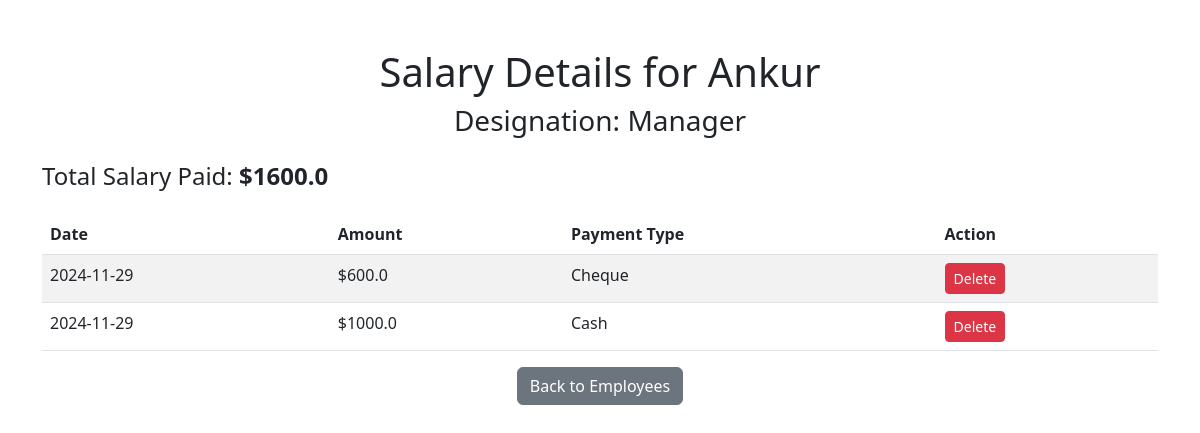
The app's page /salary_details/3 with its own data.
### tables this page shows
CREATE TABLE employees (
    id INTEGER PRIMARY KEY AUTOINCREMENT,
    name TEXT NOT NULL,
    designation TEXT NOT NULL
);

CREATE TABLE employee_salaries (
    id INTEGER PRIMARY KEY AUTOINCREMENT,
    employee_id INTEGER,
    payment_amount REAL,
    payment_type TEXT,
    payment_date TEXT,
    FOREIGN KEY (employee_id) REFERENCES employees (id)
);

### app.py (the view)
@app.route('/salary_details/<int:employee_id>', methods=['GET'])
def salary_details(employee_id):
    try:
        conn = sqlite3.connect('sales.db')
        cursor = conn.cursor()
        cursor.execute('''
            SELECT payment_date, payment_amount, payment_type
            FROM employee_salaries
            WHERE employee_id = ?
            ORDER BY payment_date
        ''', (employee_id,))
        salary_details = cursor.fetchall()
        cursor.execute('''
            SELECT SUM(payment_amount)
            FROM employee_salaries
            WHERE employee_id = ?
        ''', (employee_id,))
        total_salary = cursor.fetchone()[0] or 0  # Handle None case for total salary
        cursor.execute('''
            SELECT name, designation
            FROM employees
            WHERE id = ?
        ''', (employee_id,))
        employee = cursor.fetchone()
        conn.close()
        if not employee:
            return f"No employee found with ID {employee_id}", 404
        return render_template(
            'salary_details.html',
            salary_details=salary_details,
            total_salary=total_salary,
            employee=employee
        )
    except sqlite3.Error as e:
        app.logger.error(f"Database error: {e}")
        return f"Database error: {e}", 500
    except Exception as e:
        app.logger.error(f"Unexpected error: {e}")
        return f"An unexpected error occurred: {e}", 500

### templates/salary_details.html (shortened to what this page needs)
<!DOCTYPE html>
<html lang="en">
<head>
    <link href="https://cdn.jsdelivr.net/npm/bootstrap@5.3.0-alpha3/dist/css/bootstrap.min.css" rel="stylesheet">
</head>
<body>
    <div class="container mt-5">
        <h1 class="text-center">Salary Details for {{ employee[0] }}</h1>
        <h3 class="text-center">Designation: {{ employee[1] }}</h3>
        <div class="mt-4">
            <h4>Total Salary Paid: <strong>${{ total_salary }}</strong></h4>
        </div>
        <table class="table table-striped mt-4">
            <thead>
                <tr>
                    <th>Date</th>
                    <th>Amount</th>
                    <th>Payment Type</th>
                    <th>Action</th>
                </tr>
            </thead>
            <tbody>
                {% for payment in salary_details %}
                <tr>
                    <td>{{ payment[0] }}</td>
                    <td>${{ payment[1] }}</td>
                    <td>{{ payment[2] }}</td>
                    <td>
                        <form action="/delete_payment/{{ loop.index }}" method="POST" onsubmit="return confirm('Are you sure you want to delete this payment?');">
                            <button type="submit" class="btn btn-danger btn-sm">Delete</button>
                        </form>
                    </td>
                </tr>
                {% endfor %}
            </tbody>
        </table>
        <div class="text-center mt-3">
            <a href="/employees" class="btn btn-secondary">Back to Employees</a>
        </div>
    </div>
</body>
</html>

### records on screen
employees: name "Ankur", designation "Manager"
employee_salaries: payment_date "2024-11-29", payment_amount "600.0", payment_type "Cheque"
employee_salaries: payment_date "2024-11-29", payment_amount "1000.0", payment_type "Cash"

### other values on screen
{{ total_salary }} "1600.0"
